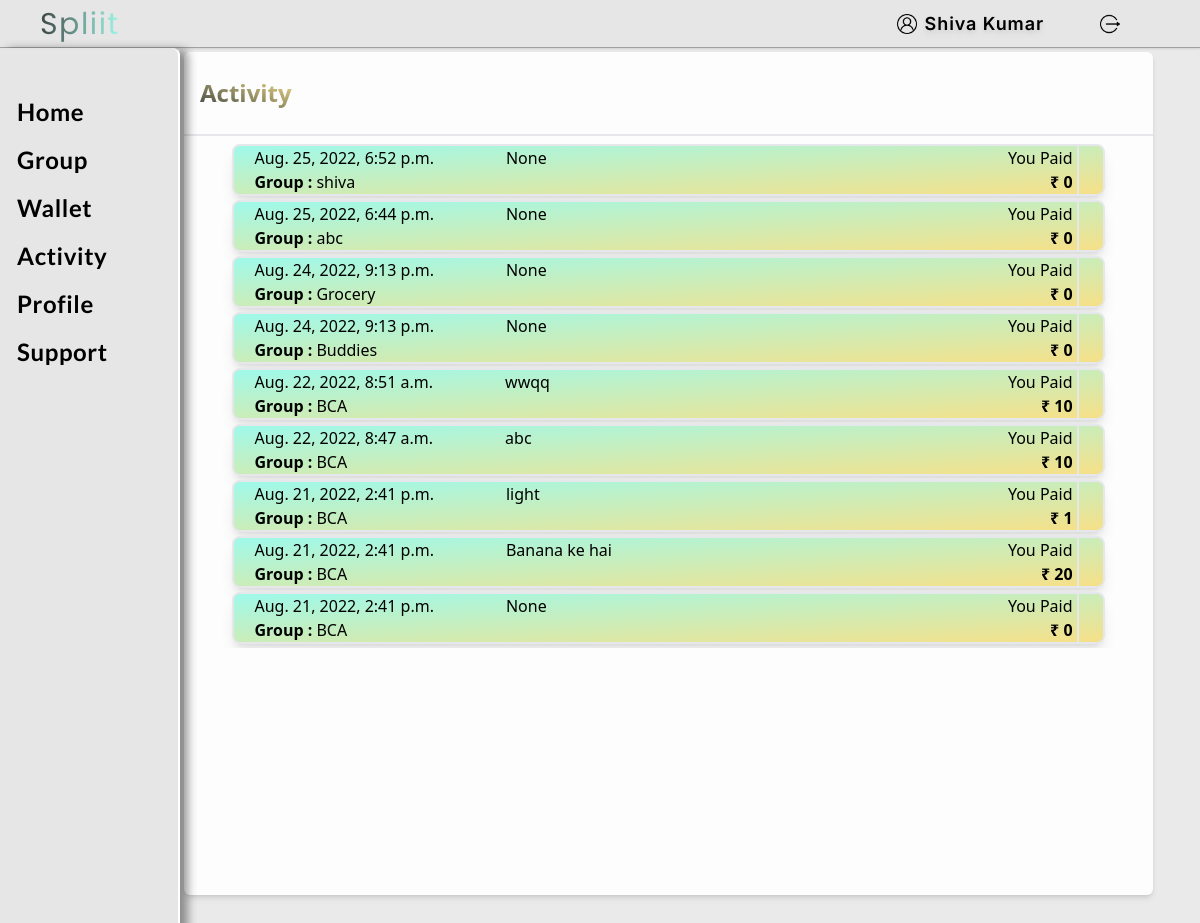
/history (signed in), run on the app's committed database.
### home/models.py (models this page shows, shortened)
class HistoryMember(models.Model):
    user = models.ForeignKey(User, on_delete=models.CASCADE)
    group = models.ForeignKey(Group, on_delete=models.CASCADE)
    amount = models.IntegerField(blank=True,null=True,default=0)
    desc = models.CharField(max_length=255,blank=True,null=True)
    date = models.DateTimeField(auto_now_add=True,blank=True,null=True)
    def __str__(self):
        return str(self.user)

class Group(models.Model):
    user = models.ForeignKey(User, on_delete=models.CASCADE)
    name = models.CharField(max_length=255,blank=True,null=True,unique=True)
    is_admin = models.BooleanField(default=True)

### home/views.py (the view)
# urls.py: path('history',views.history,name="history"),
def history(request):
    if request.user.is_authenticated:
        history = HistoryMember.objects.filter(user=request.user)[::-1]
        print(history)
        context = {'history': history}
        return render(request, 'home/history.html', context)
    else:
        return redirect('/login')

### templates/home/history.html (shortened to what this page needs)
{% extends 'base.html' %}
{% load static %}
{% block body %}
<div class="flex justify-center w-[85%] h-screen   bg-[rgba(215,213,213,0.5)] relative left-[15%] ">
<div class="w-[95%] h-[85%] bg-gray absolute top-1 left-1 flex flex-col rounded-md shadow-md bg-White">
  <div class=" flex flex-row w-full h-[10%] bg-red justify-between items-center px-2 pl-4 rounded-t-md border-t-Tickle-Me-Pink border-b-2">
    <h1 class="text-2xl font-bold text-transparent bg-clip-text bg-gradient-to-tr from-Black-Olive to-BUff">Activity</h1>
</div>
<div class="overflow-scroll flex flex-col items-center mt-2">
      {% for data in history %}
        <div class="bg-gradient-to-br from-Celeste to-BUff w-[90%] h-[20%] border-2 border-lightgray flex flex-row px-5 justify-between shadow-lg rounded-lg mb-1">
          <div class=" flex flex-row justify-around">
            <div class="left flex flex-row">
              <div class="date flex flex-col py-0 my-0">
                <p>{{data.date}}</p>
                <p> <span class="font-bold">Group : </span> {{data.group.name}}</p>
              </div>
              <div class="h-full w-10 bg-red mx-4"></div>
              <div class="text-lightgray">{{data.desc}}</div>
            </div>
          </div>
          <div class="right flex flex-row ">
            <div class="text-right border-r-2 mr-1 border-lightgray pr-1">
              <p>You Paid</p>
              <p class="font-bold">&#8377; {{data.amount}}</p>
            </div>
          </div>
        </div>
      {% endfor %}
      </div>
      </div>
    </div>
{% endblock body %}

### templates/base.html (shortened to what this page needs)
<!DOCTYPE html>
<html lang="en">
    {% load static %}
<head>
        <script src="https://cdn.tailwindcss.com"></script>
</head>
<body>
    <nav class="nav-container pr-20 flex flex-row w-screen h-12 justify-between bg-[rgba(229,229,229,0.94)] shadow-sm shadow-[rgba(0,0,0,0.2)] border-b-[1px] border-[rgba(0,0,0,0.3)]">
            <div class="left-items flex flex-row items-center px-5 ">
                <p class="text-3xl  ml-10 font-poppins tracking-wider lg:ml-5 text-transparent bg-clip-text bg-gradient-to-r from-Black-Olive to-Celeste  ">Spliit</p>
            </div>
            <div class="right-items flex flex-row items-center">
                <img src="{% static 'assets/user.png' %}" alt="" width="20px">
                <a class="mr-14 cursor-pointer ml-2 text-black  drop-shadow-md text-lg  font-inter font-semibold tracking-wider" href="/profile">{{user.get_full_name}}</a>
                <a href="/logout">
                <img src="{% static 'assets/logout.png' %}" alt="" width="20px" class="cursor-pointer hover:translate-x-1 transition ease-in duration-200 ">
                </a>
            </div>
    </nav>
    <div class="side-bar  shadow-[8px_1px_10px_rgba(0,0,0,0.4)] absolute top-12 pt-10 h-screen w-[15%] bg-[rgba(229,229,229,0.94)] flex flex-col items-center text-2xl font-lato font-bold tracking-wide border-r-2 border-white z-40 rounded-tr-lg ">
        <ul type="none ">
            <li class="hover:bg-gradient-to-tl from-Celeste to-BUff w-40 h-12  p-2 rounded-r-xl hover:translate-x-1 transition ease-in duration-200 "><a href="/home">Home</a></li>
            <li class="hover:bg-gradient-to-tl from-Celeste to-BUff w-40 px-2 rounded-r-xl hover:translate-x-1 transition ease-in duration-200 h-12 p-2"><a href="/group">Group</a></li>
            <li class="hover:bg-gradient-to-tl from-Celeste to-BUff w-40 px-2 rounded-r-xl hover:translate-x-1 transition ease-in duration-200 h-12 p-2"><a href="/wallet">Wallet</a></li>
            <li class="hover:bg-gradient-to-tl from-Celeste to-BUff w-40 px-2 rounded-r-xl hover:translate-x-1 transition ease-in duration-200 h-12 p-2"><a href="/history">Activity</a></li>
            <li class="hover:bg-gradient-to-tl from-Celeste to-BUff w-40 px-2 rounded-r-xl hover:translate-x-1 transition ease-in duration-200 h-12 p-2"><a href="/profile">Profile</a></li>
            <li class="hover:bg-gradient-to-tl from-Celeste to-BUff w-40 px-2 rounded-r-xl hover:translate-x-1 transition ease-in duration-200 h-12 p-2"><a href="/support">Support</a></li>
        </ul>
    </div>
    {% block body %}
    {% endblock body %}
</body>
</html>

### data on the page
HistoryMember: date "Aug. 25, 2022, 6:52 p.m.", group.name "shiva", desc "None", amount "0"
HistoryMember: date "Aug. 25, 2022, 6:44 p.m.", group.name "abc", desc "None", amount "0"
HistoryMember: date "Aug. 24, 2022, 9:13 p.m.", group.name "Grocery", desc "None", amount "0"
HistoryMember: date "Aug. 24, 2022, 9:13 p.m.", group.name "Buddies", desc "None", amount "0"
HistoryMember: date "Aug. 22, 2022, 8:51 a.m.", group.name "BCA", desc "wwqq", amount "10"
HistoryMember: date "Aug. 22, 2022, 8:47 a.m.", group.name "BCA", desc "abc", amount "10"
HistoryMember: date "Aug. 21, 2022, 2:41 p.m.", group.name "BCA", desc "light", amount "1"
HistoryMember: date "Aug. 21, 2022, 2:41 p.m.", group.name "BCA", desc "Banana ke hai", amount "20"
HistoryMember: date "Aug. 21, 2022, 2:41 p.m.", group.name "BCA", desc "None", amount "0"

### other printed values
{{ user.get_full_name }} "Shiva Kumar"
